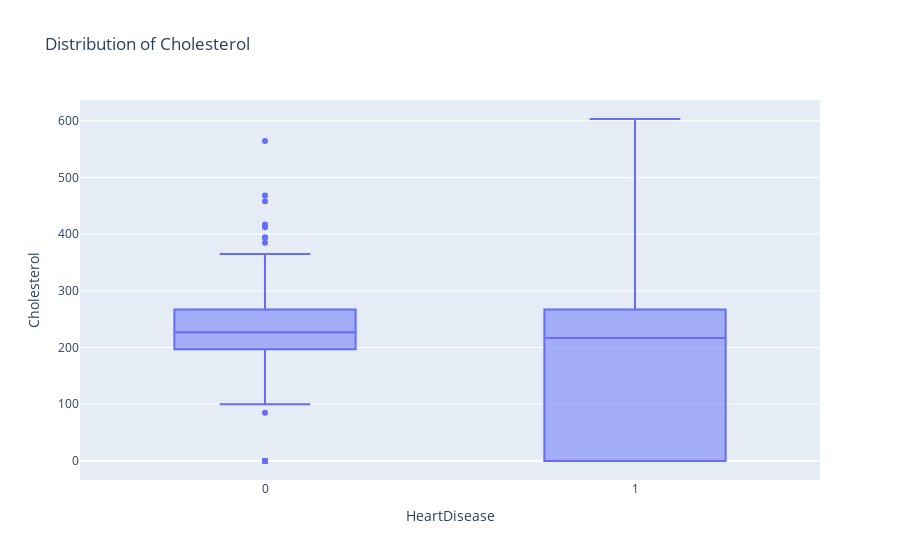

The notebook cell saved with this chart:
### Code cell
fig = px.box(df, y="Cholesterol", x="HeartDisease", title="Distribution of Cholesterol")
fig.show()

### Figure 1 — Plotly figure (JSON) as saved in the notebook; plotly's stock layout.template omitted (floating-point values rounded to 4 significant figures; data arrays with more than 128 entries replaced by an {"elided": "..."} marker saying what was removed)
{"data": [{"alignmentgroup": "True", "hovertemplate": "HeartDisease=%{x}<br>Cholesterol=%{y}<extra></extra>", "legendgroup": "", "marker": {"color": "#636efa"}, "name": "", "notched": false, "offsetgroup": "", "orientation": "v", "showlegend": false, "type": "box", "x": {"elided": "918 int values"}, "x0": " ", "xaxis": "x", "y": {"elided": "918 int values"}, "y0": " ", "yaxis": "y"}], "layout": {"boxmode": "group", "legend": {"tracegroupgap": 0}, "title": {"text": "Distribution of Cholesterol"}, "xaxis": {"anchor": "y", "domain": [0, 1], "title": {"text": "HeartDisease"}}, "yaxis": {"anchor": "x", "domain": [0, 1], "title": {"text": "Cholesterol"}}}}
